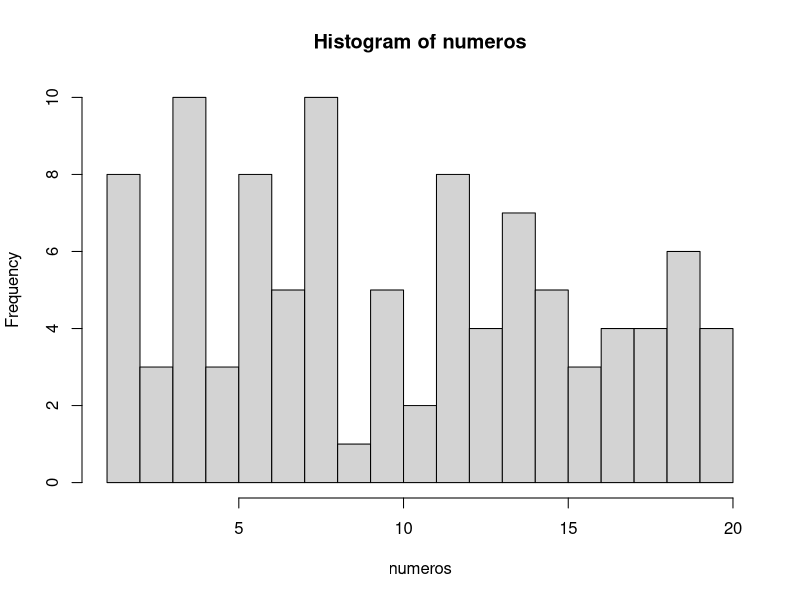

The R source for this figure:
## ---- chunk 1
numeros <- sample(1:20, 100, TRUE)
numeros
## ---- chunk 2
mediana <- median(numeros)
mediana
## ---- chunk 3
media <- mean(numeros)
media
## ---- chunk 4
# El argumento breaks nos permite dividir en histograma en las partes que queramos
hist(numeros, breaks = 20)
## ---- chunk 5
tabla.frecuencias <- data.frame(table(numeros))
tabla.frecuencias
## ---- chunk 6
# Con la función seq, creamos una secuencia de 1 a 10 en intervalos de 0.1 en 0.1
secuencia <- seq(1, 10, 0.1)
muestra <- sample(secuencia, 100, TRUE)
muestra
## ---- chunk 7
10
## ---- chunk 8
10.38
## ---- chunk 9
5.7
